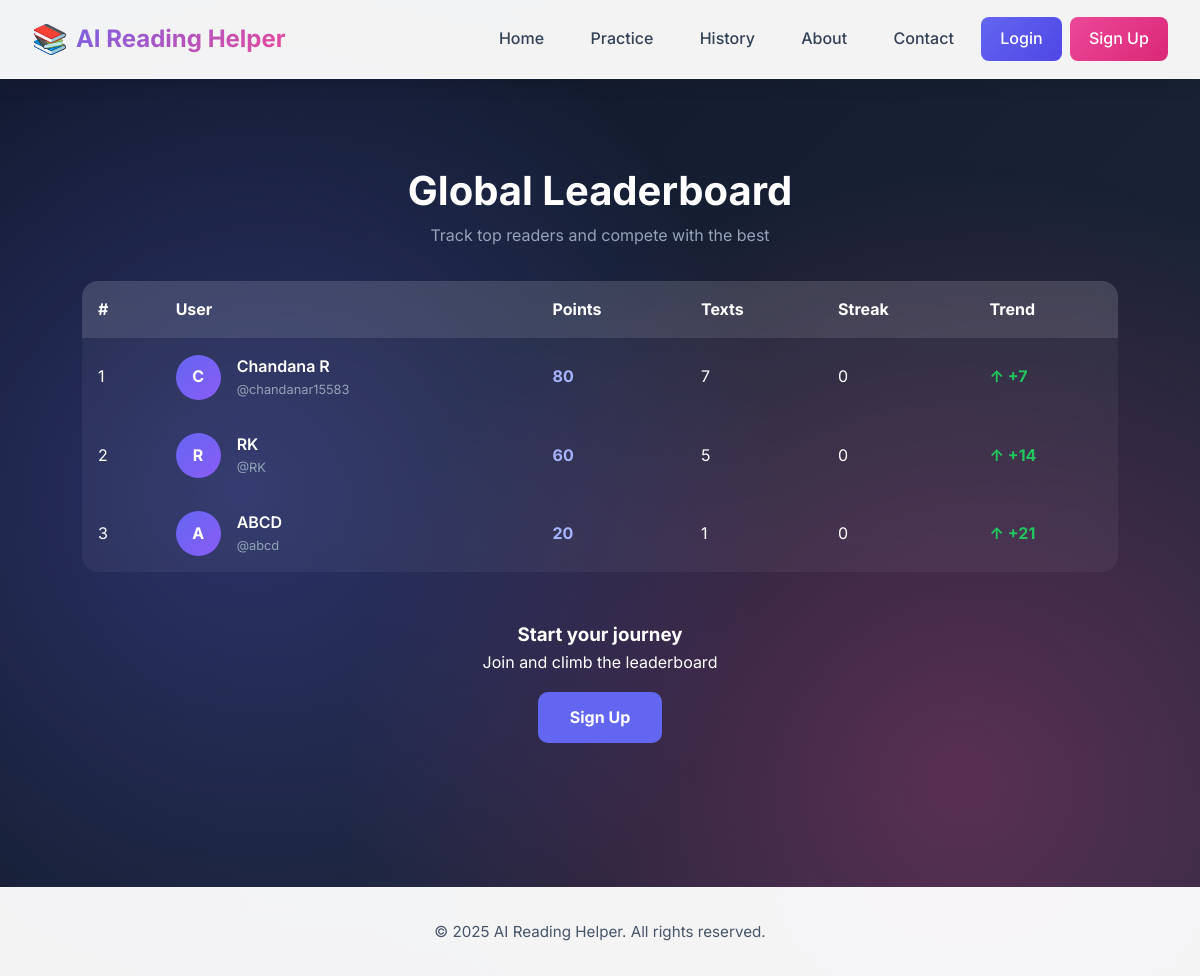
The page /leaderboard on the database as committed earlier.
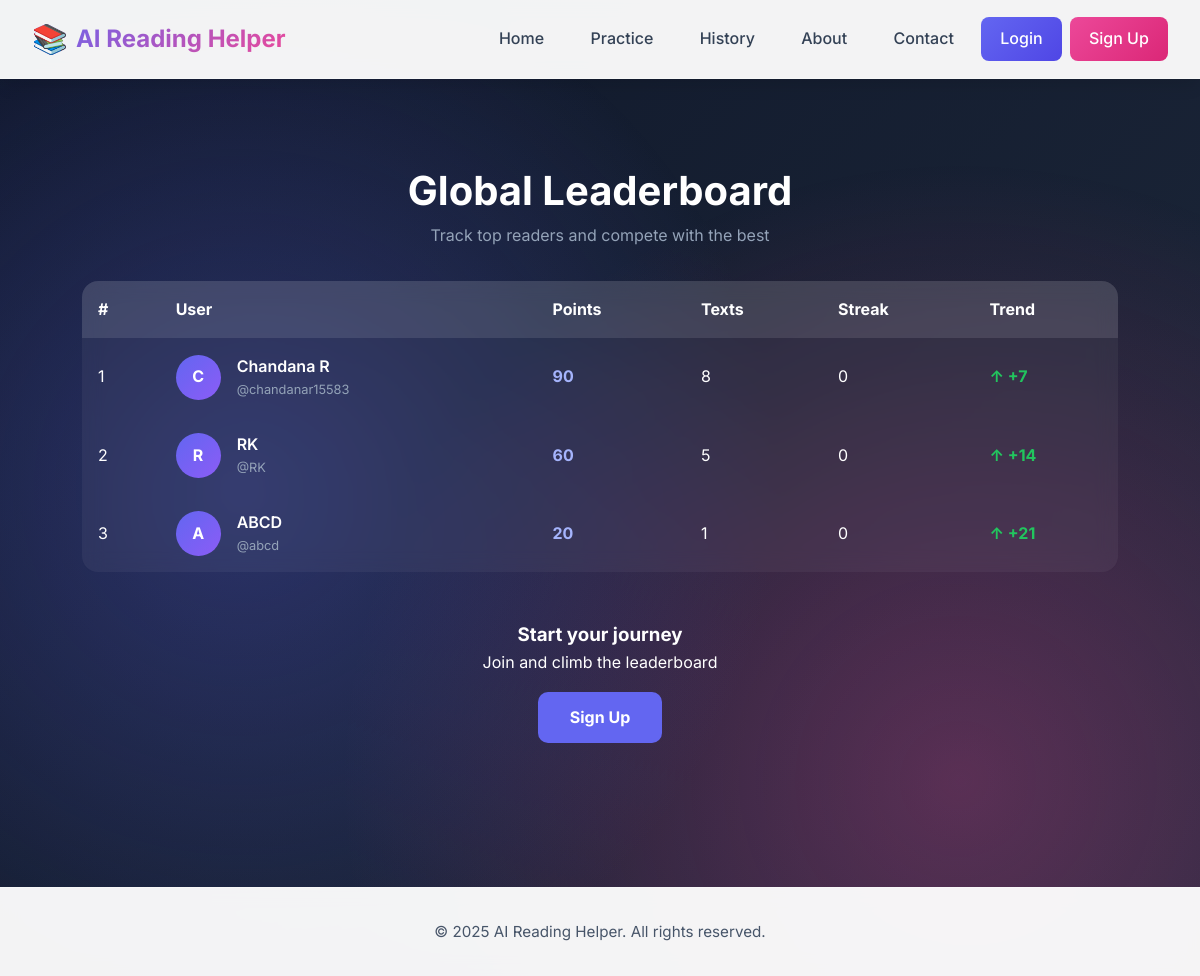
The same page on the database as committed later.
### tables this page shows
CREATE TABLE users (
            id INTEGER PRIMARY KEY AUTOINCREMENT,
            username TEXT UNIQUE NOT NULL,
            email TEXT UNIQUE NOT NULL,
            password TEXT NOT NULL,
            full_name TEXT,
            created_at TIMESTAMP DEFAULT CURRENT_TIMESTAMP,
            last_login TIMESTAMP,
            avatar TEXT DEFAULT 'default.png',
            bio TEXT,
            reading_level TEXT DEFAULT 'basic',
            total_texts_simplified INTEGER DEFAULT 0,
            total_reading_time INTEGER DEFAULT 0,
            streak_days INTEGER DEFAULT 0,
            points INTEGER DEFAULT 0,
            badges TEXT DEFAULT '[]'
        );

### app.py (the view)
@app.route('/leaderboard')
def leaderboard():
    conn = get_db()
    cursor = conn.cursor()
    cursor.execute('''
        SELECT username, full_name, points, total_texts_simplified, streak_days
        FROM users
        ORDER BY points DESC
        LIMIT 50
    ''')
    top_users = cursor.fetchall()
    conn.close()
    return render_template('leaderboard.html', top_users=[dict(u) for u in top_users])

### app.py (called while the page is built)
@app.context_processor
def inject_user():
    user = None
    if 'user_id' in session:
        user = get_user_by_id(session['user_id'])
    return dict(current_user=user)

### database.py (called while the page is built)
def get_db():
    conn = sqlite3.connect(DATABASE)
    conn.row_factory = sqlite3.Row
    return conn

### templates/leaderboard.html (shortened to what this page needs)
{% extends "base.html" %}
{% block content %}
<div class="leaderboard-container">
  <div class="leaderboard-header">
    <h1>Global Leaderboard</h1>
    <p>Track top readers and compete with the best</p>
  </div>
  <div class="leaderboard-table">
    <table>
      <thead>
        <tr>
          <th>#</th>
          <th>User</th>
          <th>Points</th>
          <th>Texts</th>
          <th>Streak</th>
          <th>Trend</th>
        </tr>
      </thead>
      <tbody>
        {% for user in top_users %}
        <tr class="{% if current_user and user.username == current_user.username %}highlight-row{% endif %}">
          <td class="rank">
            {% if loop.index == 1 %}1
            {% elif loop.index == 2 %}2
            {% elif loop.index == 3 %}3
            {% else %}{{ loop.index }}{% endif %}
          </td>
          <td class="user-cell">
            <div class="avatar">
              {{ user.full_name[0].upper() }}
            </div>
            <div>
              <div class="name">{{ user.full_name }}</div>
              <div class="username">@{{ user.username }}</div>
            </div>
          </td>
          <td class="points">{{ user.points }}</td>
          <td>{{ user.total_texts_simplified }}</td>
          <td>{{ user.streak_days }}</td>
          <td class="trend">
            {% if loop.index <= 3 %}
              <span class="up">↑ +{{ loop.index * 7 }}</span>
            {% else %}
              <span class="down">↓ {{ loop.index }}</span>
            {% endif %}
          </td>
        </tr>
        {% endfor %}
      </tbody>
    </table>
  </div>
  {% if not current_user %}
  <div class="cta">
    <h3>Start your journey</h3>
    <p>Join and climb the leaderboard</p>
    <a href="{{ url_for('signup') }}">Sign Up</a>
  </div>
  {% endif %}
</div>
{% endblock %}

### templates/base.html (shortened to what this page needs)
<!DOCTYPE html>
<html lang="en">
<head>
  <link rel="stylesheet" href="{{ url_for('static', filename='css/style.css') }}">
</head>
<body>
  <nav class="navbar">
    <div class="logo">AI Reading Helper</div>
    <div class="nav-links">
      <a href="{{ url_for('home') }}">Home</a>
      <a href="{{ url_for('practice') }}">Practice</a>
      <a href="{{ url_for('history') }}">History</a>
      {% if current_user %}
        <a href="{{ url_for('dashboard') }}">Dashboard</a>
        <a href="{{ url_for('resources') }}">Resources</a>
        <a href="{{ url_for('leaderboard') }}">Leaderboard</a>
        <a href="{{ url_for('profile') }}">Profile</a>
        <a href="{{ url_for('about') }}">About</a>
        <a href="{{ url_for('logout') }}" style="background: linear-gradient(135deg, #ef4444, #dc2626); color: white; padding: 0.6rem 1.2rem; border-radius: 8px;">Logout</a>
      {% else %}
        <a href="{{ url_for('about') }}">About</a>
        <a href="{{ url_for('contact') }}">Contact</a>
        <a href="{{ url_for('login') }}" style="background: linear-gradient(135deg, var(--primary), var(--primary-dark)); color: white; padding: 0.6rem 1.2rem; border-radius: 8px;">Login</a>
        <a href="{{ url_for('signup') }}" style="background: linear-gradient(135deg, var(--secondary), #db2777); color: white; padding: 0.6rem 1.2rem; border-radius: 8px;">Sign Up</a>
      {% endif %}
    </div>
  </nav>
  <main class="main-content">
    {% block content %}{% endblock %}
  </main>
  <footer class="footer">
    <p>&copy; 2025 AI Reading Helper. All rights reserved.</p>
  </footer>
</body>
</html>

### static/css/style.css (style rules this page uses)
:root { --primary: #6366f1; --primary-dark: #4f46e5; --primary-light: #818cf8; --secondary: #ec4899; --success: #10b981; --danger: #ef4444; --warning: #f59e0b; --dark: #1e293b; --gray-50: #f8fafc; --gray-100: #f1f5f9; --gray-200: #e2e8f0; --gray-300: #cbd5e1; --gray-600: #475569; --gray-700: #334155; --gray-800: #1e293b; --shadow-sm: 0 1px 2px 0 rgba(0, 0, 0, 0.05); --shadow-md: 0 4px 6px -1px rgba(0, 0, 0, 0.1); --shadow-lg: 0 10px 15px -3px rgba(0, 0, 0, 0.1); --shadow-xl: 0 20px 25px -5px rgba(0, 0, 0, 0.1); --transition: all 0.3s cubic-bezier(0.4, 0, 0.2, 1); }
* { margin: 0; padding: 0; box-sizing: border-box; }
body { font-family: 'Inter', -apple-system, BlinkMacSystemFont, 'Segoe UI', sans-serif; background: linear-gradient(135deg, #667eea 0%, #764ba2 100%); min-height: 100vh; color: var(--dark); line-height: 1.6; position: relative; overflow-x: hidden; }
body::before { content: ''; position: fixed; top: 0; left: 0; width: 100%; height: 100%; background: radial-gradient(circle at 20% 50%, rgba(99, 102, 241, 0.3) 0%, transparent 50%), radial-gradient(circle at 80% 80%, rgba(236, 72, 153, 0.3) 0%, transparent 50%); pointer-events: none; z-index: -1; }
.navbar { background: rgba(255, 255, 255, 0.95); backdrop-filter: blur(10px); padding: 1rem 2rem; display: flex; justify-content: space-between; align-items: center; box-shadow: var(--shadow-lg); position: sticky; top: 0; z-index: 1000; border-bottom: 1px solid rgba(255, 255, 255, 0.3); }
.logo { font-size: 1.5rem; font-weight: 700; background: linear-gradient(135deg, var(--primary), var(--secondary)); -webkit-background-clip: text; -webkit-text-fill-color: transparent; background-clip: text; display: flex; align-items: center; gap: 0.5rem; }
.logo::before { content: '📚'; font-size: 1.8rem; filter: none; -webkit-text-fill-color: initial; }
.nav-links { display: flex; gap: 0.5rem; align-items: center; }
.nav-links a { color: var(--gray-700); text-decoration: none; padding: 0.6rem 1.2rem; border-radius: 8px; font-weight: 500; transition: var(--transition); position: relative; overflow: hidden; }
.nav-links a::before { content: ''; position: absolute; top: 0; left: -100%; width: 100%; height: 100%; background: linear-gradient(135deg, var(--primary), var(--secondary)); transition: var(--transition); z-index: -1; border-radius: 8px; }
.main-content { padding: 3rem 2rem; max-width: 1200px; margin: 0 auto; min-height: calc(100vh - 200px); }
.footer { background: rgba(255, 255, 255, 0.95); backdrop-filter: blur(10px); padding: 2rem; text-align: center; margin-top: 4rem; border-top: 1px solid rgba(255, 255, 255, 0.3); color: var(--gray-600); }
.footer p { margin: 0; font-size: 0.95rem; }
* { transition: background-color 0.3s ease, color 0.3s ease, border-color 0.3s ease; }
button, a, input, textarea, select { transition: all 0.3s cubic-bezier(0.4, 0, 0.2, 1); }

### templates/leaderboard.html (style rules this page uses)
body { background: linear-gradient(135deg, #0f172a, #1e293b); color: white; }
.leaderboard-container { max-width: 1100px; margin: auto; padding: 2rem; }
.leaderboard-header { text-align: center; margin-bottom: 2rem; }
.leaderboard-header h1 { font-size: 2.5rem; font-weight: 700; }
.leaderboard-header p { color: #94a3b8; }
.leaderboard-table { background: rgba(255,255,255,0.05); backdrop-filter: blur(10px); border-radius: 16px; overflow: hidden; }
table { width: 100%; border-collapse: collapse; }
thead { background: rgba(255,255,255,0.1); }
th, td { padding: 1rem; text-align: left; }
tbody tr { transition: 0.3s; }
.user-cell { display: flex; align-items: center; gap: 1rem; }
.avatar { width: 45px; height: 45px; border-radius: 50%; background: linear-gradient(135deg, #6366f1, #8b5cf6); display: flex; align-items: center; justify-content: center; font-weight: bold; }
.name { font-weight: 600; }
.username { font-size: 0.8rem; color: #94a3b8; }
.points { font-weight: bold; color: #a5b4fc; }
.trend .up { color: #22c55e; font-weight: bold; }
.cta { text-align: center; margin-top: 3rem; }
.cta a { display: inline-block; margin-top: 1rem; padding: 0.8rem 2rem; background: #6366f1; border-radius: 10px; color: white; text-decoration: none; font-weight: bold; }

Rows that differ between the two databases and show on the page:
changed users "Chandana R": points "80" → "90"; total_texts_simplified "7" → "8"
